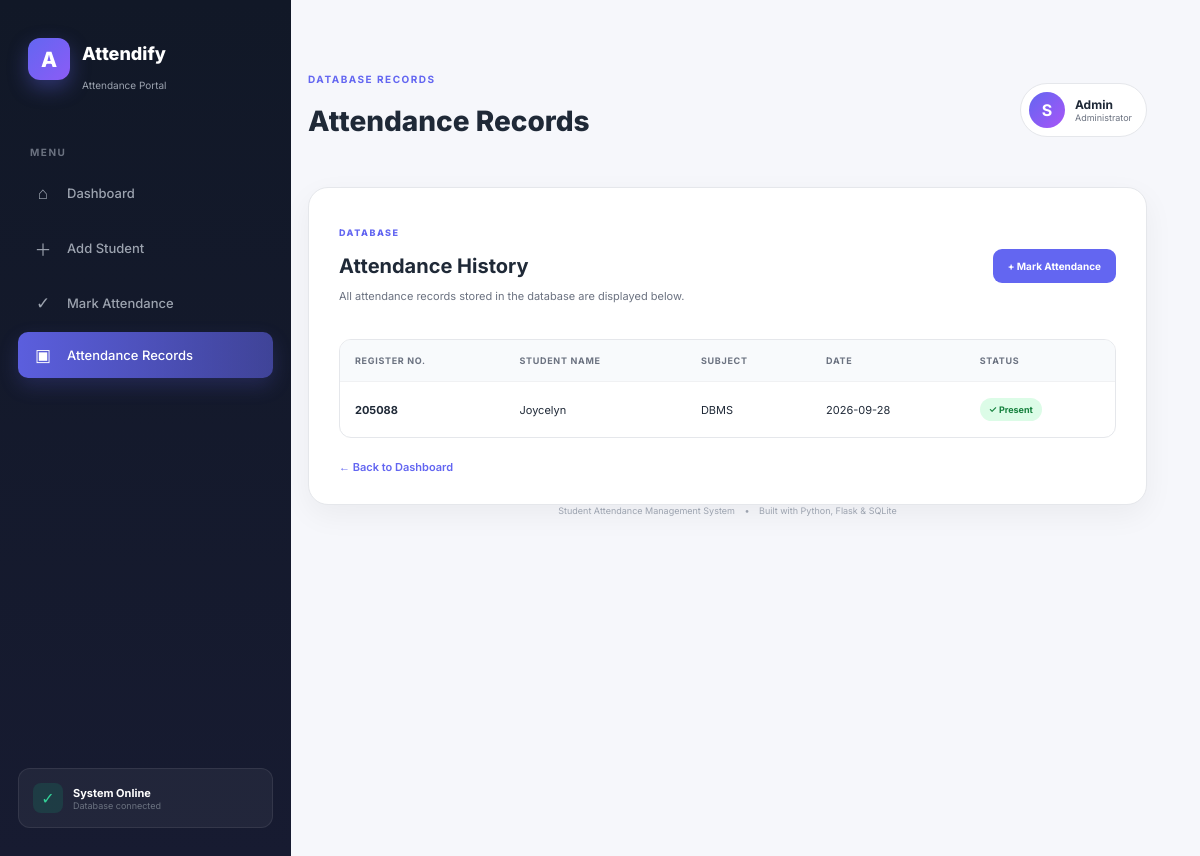
Before: /view_attendance with the older database file.
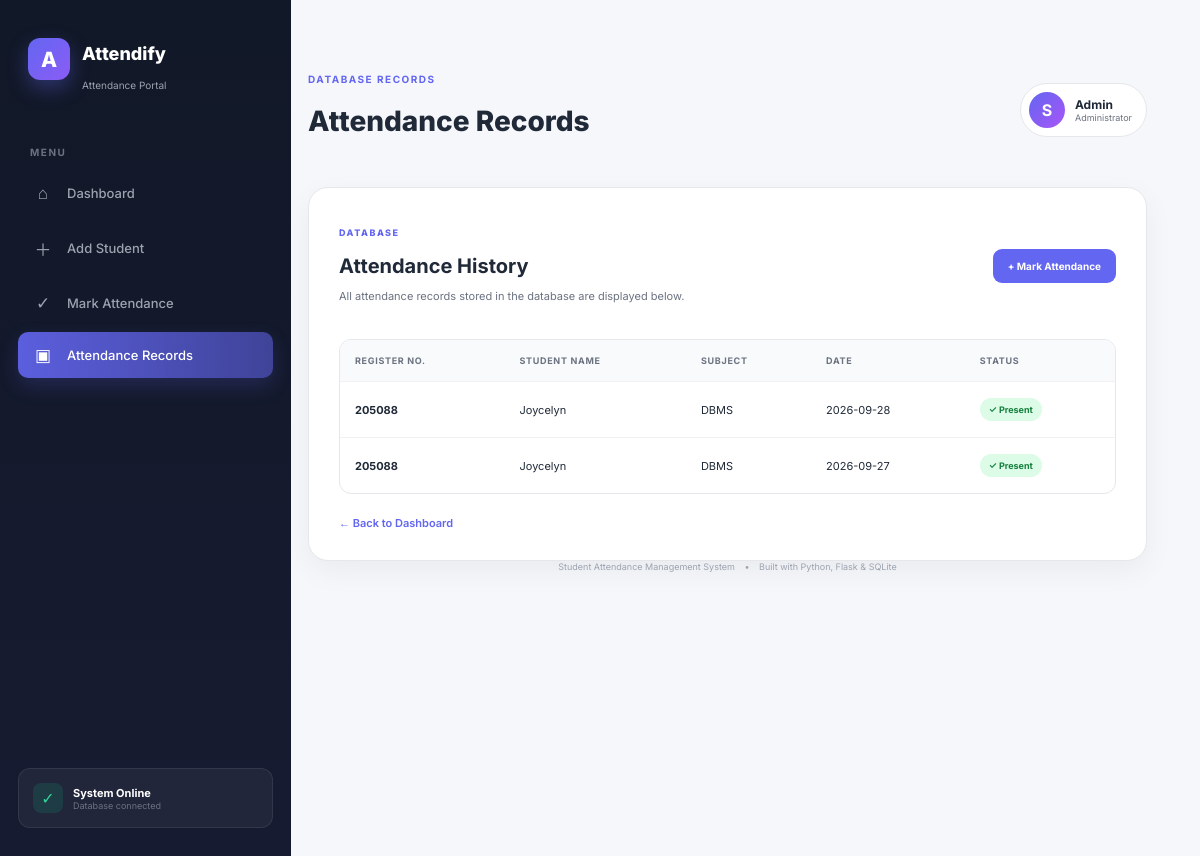
After: the same page with the newer database file.
### tables this page shows
CREATE TABLE attendance (
            attendance_id INTEGER PRIMARY KEY AUTOINCREMENT,
            student_id INTEGER,
            subject TEXT,
            attendance_date TEXT,
            status TEXT,
            FOREIGN KEY (student_id)
            REFERENCES students(student_id)
        );

CREATE TABLE students (
            student_id INTEGER PRIMARY KEY AUTOINCREMENT,
            name TEXT NOT NULL,
            register_no TEXT UNIQUE NOT NULL,
            department TEXT
        );

### app.py (the view)
@app.route("/view_attendance")
def view_attendance():
    conn = get_db()
    records = conn.execute(
        """SELECT
        students.register_no,
        students.name,
        attendance.subject,
        attendance.attendance_date,
        attendance.status

        FROM attendance

        JOIN students
        ON attendance.student_id = students.student_id"""
    ).fetchall()
    conn.close()
    return render_template(
        "view_attendance.html",
        records=records
    )

### app.py (called while the page is built)
def get_db():
    conn = sqlite3.connect("attendance.db")
    conn.row_factory = sqlite3.Row
    return conn

### templates/view_attendance.html (shortened to what this page needs)
<!DOCTYPE html>
<html lang="en">
<head>
    <link rel="stylesheet"
        href="{{ url_for('static', filename='style.css') }}">
</head>
<body>
<div class="app">
    <aside class="sidebar">
        <div class="logo">
            <div class="logo-icon">
                A
            </div>
            <div>
                <h2>Attendify</h2>
                <span>
                    Attendance Portal
                </span>
            </div>
        </div>
        <nav>
            <p class="menu-title">
                MENU
            </p>
            <a href="/" class="nav-item">
                <span>⌂</span>
                Dashboard
            </a>
            <a href="/add_student" class="nav-item">
                <span>＋</span>
                Add Student
            </a>
            <a href="/mark_attendance" class="nav-item">
                <span>✓</span>
                Mark Attendance
            </a>
            <a href="/view_attendance"
               class="nav-item active">
                <span>▣</span>
                Attendance Records
            </a>
        </nav>
        <div class="sidebar-bottom">
            <div class="mini-card">
                <div class="mini-icon">
                    ✓
                </div>
                <div>
                    <strong>
                        System Online
                    </strong>
                    <small>
                        Database connected
                    </small>
                </div>
            </div>
        </div>
    </aside>
    <main class="main">
        <header class="topbar">
            <div>
                <p class="welcome">
                    DATABASE RECORDS
                </p>
                <h1>
                    Attendance Records
                </h1>
            </div>
            <div class="profile">
                <div class="profile-avatar">
                    S
                </div>
                <div>
                    <strong>
                        Admin
                    </strong>
                    <small>
                        Administrator
                    </small>
                </div>
            </div>
        </header>
        <div class="records-box">
            <div class="records-header">
                <div>
                    <p class="section-label">
                        DATABASE
                    </p>
                    <h2>
                        Attendance History
                    </h2>
                    <p class="records-description">
                        All attendance records stored
                        in the database are displayed below.
                    </p>
                </div>
                <a href="/mark_attendance"
                   class="small-button">
                    + Mark Attendance
                </a>
            </div>
            {% if records %}
            <div class="table-container">
                <table>
                    <thead>
                        <tr>
                            <th>
                                Register No.
                            </th>
                            <th>
                                Student Name
                            </th>
                            <th>
                                Subject
                            </th>
                            <th>
                                Date
                            </th>
                            <th>
                                Status
                            </th>
                        </tr>
                    </thead>
                    <tbody>
                        {% for record in records %}
                        <tr>
                            <td>
                                <strong>
                                    {{ record.register_no }}
                                </strong>
                            </td>
                            <td>
                                {{ record.name }}
                            </td>
                            <td>
                                {{ record.subject }}
                            </td>
                            <td>
                                {{ record.attendance_date }}
                            </td>
                            <td>
                                {% if record.status == "Present" %}
                                <span class="present">
                                    ✓ Present
                                </span>
                                {% else %}
                                <span class="absent">
                                    ✕ Absent
                                </span>
                                {% endif %}
                            </td>
                        </tr>
                        {% endfor %}
                    </tbody>
                </table>
            </div>
            {% endif %}
            <a href="/" class="back">
                ← Back to Dashboard
            </a>
        </div>
        <footer>
            Student Attendance Management System
            <span>•</span>
            Built with Python, Flask & SQLite
        </footer>
    </main>
</div>
</body>
</html>

### static/style.css (style rules this page uses)
:root { --primary: #6366f1; --primary-dark: #4f46e5; --purple: #8b5cf6; --blue: #3b82f6; --green: #10b981; --dark: #111827; --text: #1f2937; --muted: #6b7280; --background: #f6f7fb; --white: #ffffff; --border: #e5e7eb; }
body { font-family: "Inter", sans-serif; background: var(--background); color: var(--text); }
.app { min-height: 100vh; display: flex; }
.sidebar { width: 255px; min-height: 100vh; background: linear-gradient( 180deg, #111827 0%, #171b31 100% ); color: white; padding: 28px 18px; display: flex; flex-direction: column; position: fixed; left: 0; top: 0; bottom: 0; }
.logo { display: flex; align-items: center; gap: 12px; padding: 0 10px; margin-bottom: 55px; }
.logo-icon { width: 42px; height: 42px; display: flex; align-items: center; justify-content: center; border-radius: 12px; background: linear-gradient( 135deg, #6366f1, #8b5cf6 ); font-size: 21px; font-weight: 800; box-shadow: 0 8px 20px rgba(99, 102, 241, .35); }
.logo h2 { font-size: 18px; font-weight: 800; }
.logo span { display: block; color: #9ca3af; font-size: 10px; margin-top: 3px; }
.menu-title { color: #6b7280; font-size: 10px; font-weight: 700; letter-spacing: 1.5px; margin: 0 12px 12px; }
.nav-item { display: flex; align-items: center; gap: 13px; padding: 13px 14px; margin-bottom: 6px; border-radius: 10px; color: #9ca3af; text-decoration: none; font-size: 13px; font-weight: 500; transition: .25s; }
.nav-item span { width: 22px; text-align: center; font-size: 17px; }
.nav-item.active { color: white; background: linear-gradient( 90deg, rgba(99, 102, 241, .9), rgba(99, 102, 241, .55) ); box-shadow: 0 8px 20px rgba(99, 102, 241, .2); }
.sidebar-bottom { margin-top: auto; }
.mini-card { display: flex; align-items: center; gap: 10px; padding: 14px; background: rgba(255, 255, 255, .05); border: 1px solid rgba(255, 255, 255, .08); border-radius: 12px; }
.mini-icon { width: 30px; height: 30px; border-radius: 8px; background: rgba(16, 185, 129, .15); color: #34d399; display: flex; align-items: center; justify-content: center; }
.mini-card strong { display: block; font-size: 11px; }
.mini-card small { color: #6b7280; font-size: 9px; }
.main { margin-left: 255px; width: calc(100% - 255px); padding: 35px 45px; }
.topbar { display: flex; justify-content: space-between; align-items: center; margin-bottom: 30px; }
.welcome { font-size: 10px; font-weight: 700; letter-spacing: 1.5px; color: var(--primary); margin-bottom: 6px; }
.topbar h1 { font-size: 28px; font-weight: 800; }
.profile { display: flex; align-items: center; gap: 10px; background: white; padding: 8px 14px 8px 8px; border-radius: 30px; border: 1px solid var(--border); }
.profile-avatar { width: 36px; height: 36px; border-radius: 50%; background: linear-gradient( 135deg, #6366f1, #a855f7 ); color: white; display: flex; align-items: center; justify-content: center; font-weight: 700; }
.profile strong { display: block; font-size: 12px; }
.profile small { color: var(--muted); font-size: 9px; }
.section-label { color: var(--primary); font-size: 9px; letter-spacing: 1.5px; font-weight: 800; margin-bottom: 4px; }
footer { text-align: center; color: #9ca3af; font-size: 9px; padding-bottom: 10px; }
footer span { margin: 0 7px; }
.back { display: inline-block; margin-top: 22px; color: #6366f1; font-size: 11px; font-weight: 600; text-decoration: none; }
.records-box { background: white; border: 1px solid var(--border); border-radius: 20px; padding: 30px; box-shadow: 0 10px 30px rgba(0, 0, 0, .05); }
.records-header { display: flex; justify-content: space-between; align-items: center; gap: 20px; margin-bottom: 25px; }
.records-header h2 { font-size: 20px; margin-bottom: 5px; }
.records-description { color: var(--muted); font-size: 11px; }
.small-button { background: #6366f1; color: white; padding: 11px 15px; border-radius: 9px; text-decoration: none; font-size: 10px; font-weight: 700; white-space: nowrap; }
.table-container { overflow-x: auto; border: 1px solid var(--border); border-radius: 12px; }
table { width: 100%; border-collapse: collapse; min-width: 700px; }
th { background: #f8fafc; color: #6b7280; font-size: 9px; text-transform: uppercase; letter-spacing: .7px; padding: 15px; text-align: left; }
td { padding: 16px 15px; border-top: 1px solid #f0f1f3; font-size: 11px; }
tr { transition: .2s; }
.present, .absent { display: inline-block; padding: 6px 9px; border-radius: 20px; font-size: 9px; font-weight: 700; }
.present { background: #dcfce7; color: #15803d; }

Changed rows visible on the page:
added attendance: register_no "205088", name "Joycelyn", subject "DBMS", attendance_date "2026-09-27", status "✓ Present"
